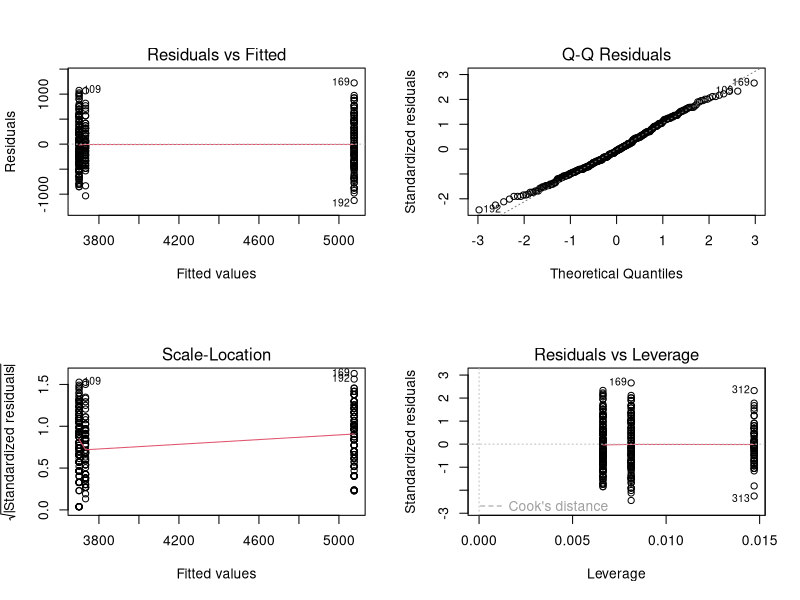
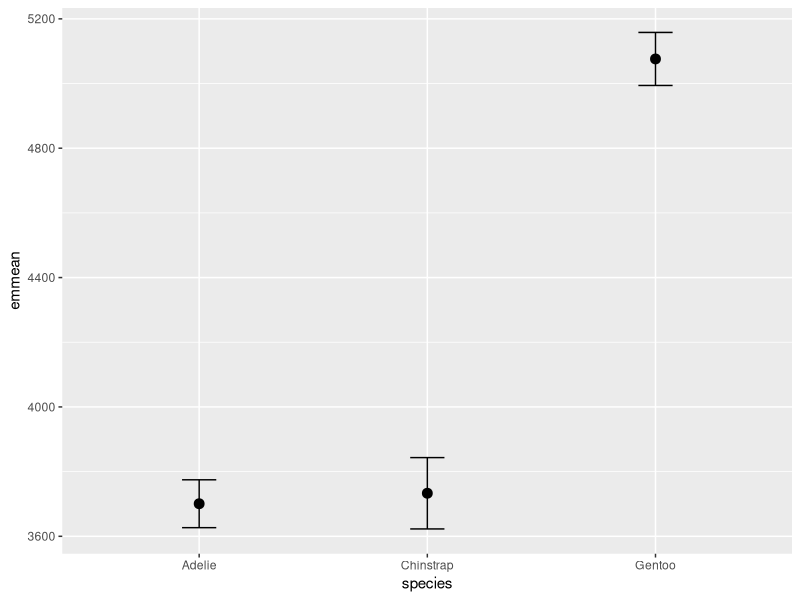

Write the R code that produced these figures, in order.
# ==========================================================
# Activity 20: One-Way ANOVA II - assumptions, then
#              follow-up tests
# Name:
# Date:
#
# Save this file as scripts/20_anova_2.R
#
# PART A - in class. The code is written for you. Run it
#          chunk by chunk and answer the QA boxes.
# PART B - homework. Sets 2 and 3 again, on a DIFFERENT
#          measurement of your choosing. You write that
#          code, by copying the matching Part A chunk and
#          changing what needs changing. Answer the QB
#          boxes.
#
# Your ANSWERS, and your Part B code, are what gets graded.
#
# ----------------------------------------------------------
# About the invisible(NULL) lines
#
# Every chunk ends with
#
#     invisible(NULL)
#
# It is a BUMPER. When you press Ctrl/Cmd + Enter on the
# last real line of a chunk, the cursor jumps to the next
# line that has code on it. Without the bumper that is the
# next chunk, way down past the answer box. With it, the
# cursor stops right here and you keep your place.
#
# It does nothing and prints nothing. Leave it alone.
# ==========================================================

# Install these once, from the Console:
# install.packages("emmeans")
# install.packages("multcomp")

# Load libraries -------------------------------------------
library(tidyverse) # dplyr + ggplot2
library(palmerpenguins) # the penguins data
library(car) # leveneTest(), Anova()
library(emmeans) # pairwise follow-up tests

invisible(NULL)


# ##########################################################
# PART A - IN CLASS
# ##########################################################

# ---- A1: Same data, same model as last time --------------
# Every script starts from the raw data. Nothing here
# depends on objects left in last lecture's session.

penguins_df <- penguins %>%
  drop_na(body_mass_g, species)

mass_model <- lm(body_mass_g ~ species, data = penguins_df)

Anova(mass_model)

invisible(NULL)

# That is the F(2, 339) = 343.6, p < 0.001 we reported last
# time - WITHOUT checking whether we were allowed to.


# ##########################################################
# SET 2 - THE ASSUMPTIONS
#
# A one-way ANOVA assumes:
#   1. the observations are INDEPENDENT (a design question -
#      no R function can rescue it)
#   2. the RESIDUALS are normally distributed
#   3. the groups have EQUAL VARIANCE
# ##########################################################

# ---- A2: Normality is about the RESIDUALS ----------------
# A residual is one bird's miss: its mass minus its
# species' mean.
#
# ANOVA does NOT need the raw masses to be normal. Pooled
# across three species with different means they are not
# even supposed to be. It needs the MISSES to be normal.

head(residuals(mass_model), 4)

invisible(NULL)

# ---- A3: plot(model) - the same four panels --------------
# Predict first: with ~340 penguins, will the Normal Q-Q
# panel track the line tightly?

par(mfrow = c(2, 2))
plot(mass_model)
par(mfrow = c(1, 1))

invisible(NULL)

# Panel 1  Residuals vs Fitted   - THREE vertical stripes,
#                                  one per species. With a
#                                  categorical X there are
#                                  only three fitted
#                                  values. That is normal.
# Panel 2  Normal Q-Q            - the normality check
# Panel 3  Scale-Location        - are the stripe heights
#                                  equal? (assumption 3 by
#                                  eye)
# Panel 4  Residuals vs Leverage - is one point in charge?

# # # # # # # # # # # # # # # # # # # # # # # # # # # # #
# QA1. Looking at panel 2, do the points track the dashed
#      line?  Y / mostly / N
#      Looking at panels 1 and 3, do the three stripes
#      look like they have the same height?  Y / N
# ANSWER:
#
# # # # # # # # # # # # # # # # # # # # # # # # # # # # #

# ---- A4: Shapiro-Wilk, as the backup ---------------------
# H0: the residuals are normal. p > 0.05 means no evidence
# against normality.
#
# Note residuals(mass_model), NOT penguins_df$body_mass_g.
# Shapiro on the raw masses is a different, wrong test.

shapiro.test(residuals(mass_model))

invisible(NULL)

# Large-sample caution: at n = 342 Shapiro-Wilk flags tiny
# departures. Trust the plot; use the test as a second
# opinion.

# # # # # # # # # # # # # # # # # # # # # # # # # # # # #
# QA2. Shapiro-Wilk W = ____   p = ____
#      Does that agree with what you saw in panel 2?
# ANSWER:
#
# # # # # # # # # # # # # # # # # # # # # # # # # # # # #

# ---- A5: Equal variance, by eye first --------------------

penguins_df %>%
  group_by(species) %>%
  summarize(
    n = n(),
    mean = mean(body_mass_g),
    sd = sd(body_mass_g)
  )

invisible(NULL)

# # # # # # # # # # # # # # # # # # # # # # # # # # # # #
# QA3. Write the three sds down. How many times bigger is
#      the largest than the smallest?
#      Rule of thumb: equal n makes ANOVA forgiving about
#      unequal variance; unequal n does not. Which case
#      are we in?
# ANSWER:
#
# # # # # # # # # # # # # # # # # # # # # # # # # # # # #

# ---- A6: Levene's test -----------------------------------
# Predict first: given those sds, will Levene call the
# variances equal (p > 0.05) or unequal?
#
# H0: all groups have equal variance.

leveneTest(body_mass_g ~ species, data = penguins_df)

invisible(NULL)

# # # # # # # # # # # # # # # # # # # # # # # # # # # # #
# QA4. Levene F = ____   p = ____
#      Equal variances?  Y / N
#      So is the classic ANOVA from A1 allowed?  Y / N
# ANSWER:
#
# # # # # # # # # # # # # # # # # # # # # # # # # # # # #

# This is not a mistake in the activity. It is what this
# data set does. Real data does this constantly.

# ---- A7: Welch's ANOVA - when variances are unequal ------
# Same correction as Welch's t-test, which is already what
# t.test() does by default.

oneway.test(body_mass_g ~ species,
  data = penguins_df,
  var.equal = FALSE
)

invisible(NULL)

# The fractional denominator df is Welch's signature.

# # # # # # # # # # # # # # # # # # # # # # # # # # # # #
# QA5. Fill in both tests:
#      classic  Anova()      F = ____   p = ____
#      Welch    oneway.test  F = ____   p = ____
#      Which one do you REPORT, and why that one?
# ANSWER:
#
# # # # # # # # # # # # # # # # # # # # # # # # # # # # #

# # # # # # # # # # # # # # # # # # # # # # # # # # # # #
# QA6. Both agree here, so the violated assumption cost
#      us nothing. Is that a reason to skip the check
#      next time? Explain.
# ANSWER:
#
# # # # # # # # # # # # # # # # # # # # # # # # # # # # #


# ##########################################################
# SET 3 - THE FOLLOW-UP TESTS
#
# The F test said "at least one species differs". It cannot
# tell you WHICH, and on the boxplot two of the three
# species looked almost identical.
# ##########################################################

# ---- A8: Pairwise comparisons with emmeans ---------------
# Predict first: will all three species differ from each
# other, or will two be tied?
#
# emmeans does the three comparisons AND adjusts the
# p-values so the family-wise error rate stays at 0.05.
# The adjustment for all-pairs comparisons is Tukey's HSD.
#
# The p-values printed are ALREADY adjusted. Compare them
# with 0.05 directly - do not divide anything.

mass_emm <- emmeans(mass_model, pairwise ~ species)

mass_emm$contrasts

invisible(NULL)

# emmeans(model, pairwise ~ species) returns a LIST of two
# things. Here is the other half - the group means:

mass_emm$emmeans

invisible(NULL)

# # # # # # # # # # # # # # # # # # # # # # # # # # # # #
# QA7. Record each comparison.
#      Adelie  vs Chinstrap:  p = ____  different? Y / N
#      Adelie  vs Gentoo:     p = ____  different? Y / N
#      Chinstrap vs Gentoo:   p = ____  different? Y / N
# ANSWER:
#
# # # # # # # # # # # # # # # # # # # # # # # # # # # # #

# # # # # # # # # # # # # # # # # # # # # # # # # # # # #
# QA8. The overall ANOVA p was below 0.001. Explain, in
#      your own words, how that is consistent with two of
#      the three species not differing at all.
# ANSWER:
#
# # # # # # # # # # # # # # # # # # # # # # # # # # # # #

# ---- A9: Compact letter display -------------------------
# Groups that SHARE a letter were NOT shown to be
# different. Different letters = significantly different.
# This is the notation you see over the bars in published
# figures.

multcomp::cld(mass_emm$emmeans, Letters = letters)

invisible(NULL)

# Read the NOTE that cld prints. "Not shown to be
# different" is not the same claim as "shown to be the
# same".

# # # # # # # # # # # # # # # # # # # # # # # # # # # # #
# QA9. Adelie: ____  Chinstrap: ____  Gentoo: ____
#      Which species share a letter?
# ANSWER:
#
# # # # # # # # # # # # # # # # # # # # # # # # # # # # #

# ---- A10: The backup that matches Welch ------------------
# Tukey through emmeans uses the model's POOLED error - the
# thing Levene warned us about in A6. The unequal-variance
# version of the same comparisons:

pairwise.t.test(penguins_df$body_mass_g,
  penguins_df$species,
  pool.sd = FALSE
)

invisible(NULL)

# # # # # # # # # # # # # # # # # # # # # # # # # # # # #
# QA10. Does this table tell the same story as A8's
#       letters?  Y / N
#       When the robust version agrees with the standard
#       one, what do you report?
# ANSWER:
#
# # # # # # # # # # # # # # # # # # # # # # # # # # # # #

# ---- A11: Plot the result --------------------------------

mass_emm_df <- as.data.frame(mass_emm$emmeans)

mass_emm_df

mass_emm_plot <- mass_emm_df %>%
  ggplot(aes(x = species, y = emmean)) +
  geom_point(size = 3) +
  geom_errorbar(aes(ymin = lower.CL, ymax = upper.CL), width = 0.15)

mass_emm_plot

invisible(NULL)

# Overlapping confidence intervals are a HINT, not a test.
# The p-value is the test; the plot is how a reader sees it.

# # # # # # # # # # # # # # # # # # # # # # # # # # # # #
# QA11. Which intervals overlap, and does that match the
#       pairwise p-values from QA7?
# ANSWER:
#
# # # # # # # # # # # # # # # # # # # # # # # # # # # # #

# ---- A12: Report the whole thing -------------------------
# A complete write-up names:
#   - the assumption you checked and what you did about it
#   - the test, F, BOTH df, and p
#   - the follow-up, named as adjusted
#   - the means, so a reader can see the size of the effect
#   - the pair that did NOT differ. That is a finding, not
#     a failure.

# # # # # # # # # # # # # # # # # # # # # # # # # # # # #
# QA12. Write the full results paragraph with YOUR
#       numbers. Use this as the skeleton:
#
#       "Body mass differed among the three penguin
#        species. Variances were unequal (Levene's test:
#        F(__, __) = ____, p = ____), so we report Welch's
#        ANOVA: F(__, __) = ____, p ____. Tukey-adjusted
#        comparisons showed that ______ was heavier than
#        both ______ (p ____) and ______ (p ____), while
#        ______ and ______ did not differ (p = ____)."
# ANSWER:
#
# # # # # # # # # # # # # # # # # # # # # # # # # # # # #


# ##########################################################
# PART B - HOMEWORK - A DIFFERENT MEASUREMENT
#
# Mass is not the only thing that was measured on these
# birds. PICK ONE of these three columns and run Sets 2
# and 3 on it - the assumptions, then the follow-up tests:
#
#     flipper_length_mm
#     bill_length_mm
#     bill_depth_mm
#
# Write down which one you picked BEFORE you start.
#
# Use the SAME species as the grouping variable. You are
# changing the response (the Y), not the design.
#
# Nothing is filled in below. Copy the matching Part A
# chunk and change what needs changing - for most chunks
# that is one column name.
#
# Heads up: the three columns do NOT behave the same. One
# of them passes Levene's test cleanly, one of them has
# all three species in different groups, and one of them
# puts GENTOO at the BOTTOM instead of the top. Find out
# which one you have - do not assume it will look like the
# body mass result.
# ##########################################################

# ---- B1: Your data and your plot ------------------------
# TODO: build a data frame by dropping NA from species and
#       the column you picked. Call it penguins_hw.
# TODO: count(species) on it - is n the same as for mass?
# TODO: boxplot of your column by species.

# # # # # # # # # # # # # # # # # # # # # # # # # # # # #
# QB1. Column chosen: ____
#      n total = ____
#      Adelie = ____  Chinstrap = ____  Gentoo = ____
#      From the boxplot: which species looks highest, and
#      do any two look the same?
# ANSWER:
#
# # # # # # # # # # # # # # # # # # # # # # # # # # # # #

# # # # # # # # # # # # # # # # # # # # # # # # # # # # #
# QB2. H0 and Ha for YOUR test, in words. Remember the
#      response is no longer body mass.
# ANSWER:
#
# # # # # # # # # # # # # # # # # # # # # # # # # # # # #

# ---- B2: Fit it and read the table -----------------------
# TODO: lm(<your column> ~ species, data = penguins_hw),
#       call it hw_model.
# TODO: Anova(hw_model).

# # # # # # # # # # # # # # # # # # # # # # # # # # # # #
# QB3. F(__, __) = ____   p = ____
#      Reject H0?  Y / N
# ANSWER:
#
# # # # # # # # # # # # # # # # # # # # # # # # # # # # #

# ---- B3: Set 2 - the assumptions -------------------------
# TODO: plot(hw_model) in a 2x2 grid, then put par back.
# TODO: shapiro.test() on the RESIDUALS of hw_model.
# TODO: group sds with group_by() + summarize().
# TODO: leveneTest().

# # # # # # # # # # # # # # # # # # # # # # # # # # # # #
# QB4. Shapiro p = ____     residuals normal?  Y / N
#      Levene  p = ____     variances equal?   Y / N
#      Say what you SEE in the Q-Q panel too, not just
#      the p-value.
# ANSWER:
#
# # # # # # # # # # # # # # # # # # # # # # # # # # # # #

# # # # # # # # # # # # # # # # # # # # # # # # # # # # #
# QB5. Based on QB4, which test do you report - the
#      classic Anova() F, or the Welch oneway.test() F?
#      Say WHY, then run the one you chose and give its
#      F, df and p.
#
#      NOTE: your answer here may well be different from
#      the body mass answer in QA5. That is the point.
# ANSWER:
#
# # # # # # # # # # # # # # # # # # # # # # # # # # # # #

# ---- B4: Set 3 - the follow-up tests ---------------------
# TODO: emmeans(hw_model, pairwise ~ species) - keep both
#       $contrasts and $emmeans.
# TODO: multcomp::cld() for the letters.
# TODO: the means +/- CI plot.

# # # # # # # # # # # # # # # # # # # # # # # # # # # # #
# QB6. Pairwise p-values:
#      Adelie  vs Chinstrap:  p = ____
#      Adelie  vs Gentoo:     p = ____
#      Chinstrap vs Gentoo:   p = ____
#      Letters: Adelie ____  Chinstrap ____  Gentoo ____
# ANSWER:
#
# # # # # # # # # # # # # # # # # # # # # # # # # # # # #

# # # # # # # # # # # # # # # # # # # # # # # # # # # # #
# QB7. Compare your letters with the body mass result in
#      A9 (Adelie a, Chinstrap a, Gentoo b).
#      Did the same species end up tied? Did the ORDER of
#      the species change?
#      A Gentoo is the heaviest bird of the three. Is it
#      also the biggest on YOUR measurement? If not, what
#      does that tell you about using one measurement as
#      a stand-in for overall body size?
# ANSWER:
#
# # # # # # # # # # # # # # # # # # # # # # # # # # # # #

# # # # # # # # # # # # # # # # # # # # # # # # # # # # #
# QB8. Write the full results paragraph for your column -
#      same shape as QA12, your numbers, your units.
# ANSWER:
#
# # # # # # # # # # # # # # # # # # # # # # # # # # # # #

# ---- B5: Optional, no points -----------------------------
# Run one of the OTHER two columns as well and see whether
# the species line up the same way twice.

# ---- Before you hand in ----------------------------------
# Run the whole script top to bottom
# (Ctrl/Cmd + Shift + Enter) and make sure there are no
# errors.
